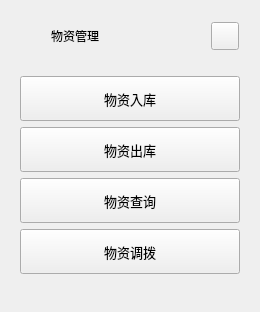
        <widget class="QFrame" name="extraLeftBoxthings">
         <property name="minimumSize">
          <size>
           <width>0</width>
           <height>0</height>
          </size>
         </property>
         <property name="maximumSize">
          <size>
           <width>0</width>
           <height>16777215</height>
          </size>
         </property>
         <property name="frameShape">
          <enum>QFrame::NoFrame</enum>
         </property>
         <property name="frameShadow">
          <enum>QFrame::Raised</enum>
         </property>
         <layout class="QVBoxLayout" name="verticalLayout_41">
          <item>
           <widget class="QFrame" name="extraTopBg_5">
            <property name="minimumSize">
             <size>
              <width>0</width>
              <height>50</height>
             </size>
            </property>
            <property name="maximumSize">
             <size>
              <width>16777215</width>
              <height>50</height>
             </size>
            </property>
            <property name="frameShape">
             <enum>QFrame::NoFrame</enum>
            </property>
            <property name="frameShadow">
             <enum>QFrame::Raised</enum>
            </property>
            <layout class="QVBoxLayout" name="verticalLayout_42">
             <property name="spacing">
              <number>0</number>
             </property>
             <property name="leftMargin">
              <number>0</number>
             </property>
             <property name="topMargin">
              <number>0</number>
             </property>
             <property name="rightMargin">
              <number>0</number>
             </property>
             <property name="bottomMargin">
              <number>0</number>
             </property>
             <item>
              <layout class="QGridLayout" name="extraTopLayout_5">
               <property name="leftMargin">
                <number>10</number>
               </property>
               <property name="rightMargin">
                <number>10</number>
               </property>
               <property name="horizontalSpacing">
                <number>10</number>
               </property>
               <property name="verticalSpacing">
                <number>0</number>
               </property>
               <item row="0" column="0">
                <widget class="QFrame" name="extraIcon_5">
                 <property name="minimumSize">
                  <size>
                   <width>20</width>
                   <height>0</height>
                  </size>
                 </property>
                 <property name="maximumSize">
                  <size>
                   <width>20</width>
                   <height>20</height>
                  </size>
                 </property>
                 <property name="frameShape">
                  <enum>QFrame::NoFrame</enum>
                 </property>
                 <property name="frameShadow">
                  <enum>QFrame::Raised</enum>
                 </property>
                </widget>
               </item>
               <item row="0" column="1">
                <widget class="QLabel" name="extraLabel_5">
                 <property name="minimumSize">
                  <size>
                   <width>150</width>
                   <height>0</height>
                  </size>
                 </property>
                 <property name="text">
                  <string>物资管理</string>
                 </property>
                </widget>
               </item>
               <item row="0" column="2">
                <widget class="QPushButton" name="extraCloseColumnBtn_5">
                 <property name="minimumSize">
                  <size>
                   <width>28</width>
                   <height>28</height>
                  </size>
                 </property>
                 <property name="maximumSize">
                  <size>
                   <width>28</width>
                   <height>28</height>
                  </size>
                 </property>
                 <property name="cursor">
                  <cursorShape>PointingHandCursor</cursorShape>
                 </property>
                 <property name="toolTip">
                  <string>Close left box</string>
                 </property>
                 <property name="text">
                  <string/>
                 </property>
                 <property name="icon">
                  <iconset resource="resources.qrc">
                   <normaloff>:/icons/images/icons/icon_close.png</normaloff>:/icons/images/icons/icon_close.png</iconset>
                 </property>
                 <property name="iconSize">
                  <size>
                   <width>20</width>
                   <height>20</height>
                  </size>
                 </property>
                </widget>
               </item>
              </layout>
             </item>
            </layout>
           </widget>
          </item>
          <item>
           <widget class="QFrame" name="extraContent_5">
            <property name="frameShape">
             <enum>QFrame::NoFrame</enum>
            </property>
            <property name="frameShadow">
             <enum>QFrame::Raised</enum>
            </property>
            <layout class="QVBoxLayout" name="verticalLayout_43">
             <property name="spacing">
              <number>0</number>
             </property>
             <property name="leftMargin">
              <number>0</number>
             </property>
             <property name="topMargin">
              <number>0</number>
             </property>
             <property name="rightMargin">
              <number>0</number>
             </property>
             <property name="bottomMargin">
              <number>0</number>
             </property>
             <item>
              <widget class="QFrame" name="extrathingsMenu">
               <property name="frameShape">
                <enum>QFrame::NoFrame</enum>
               </property>
               <property name="frameShadow">
                <enum>QFrame::Raised</enum>
               </property>
               <layout class="QVBoxLayout" name="verticalLayout_44">
                <item>
                 <layout class="QVBoxLayout" name="verticalLayout_45">
                  <item>
                   <widget class="QPushButton" name="btn_addthings">
                    <property name="sizePolicy">
                     <sizepolicy hsizetype="Expanding" vsizetype="Fixed">
                      <horstretch>0</horstretch>
                      <verstretch>0</verstretch>
                     </sizepolicy>
                    </property>
                    <property name="minimumSize">
                     <size>
                      <width>0</width>
                      <height>45</height>
                     </size>
                    </property>
                    <property name="font">
                     <font>
                      <family>Segoe UI</family>
                      <pointsize>10</pointsize>
                      <italic>false</italic>
                      <bold>false</bold>
                     </font>
                    </property>
                    <property name="cursor">
                     <cursorShape>PointingHandCursor</cursorShape>
                    </property>
                    <property name="layoutDirection">
                     <enum>Qt::LeftToRight</enum>
                    </property>
                    <property name="styleSheet">
                     <string notr="true">background-image: url(:/icons/images/icons/cil-share-boxed.png);</string>
                    </property>
                    <property name="text">
                     <string>物资入库</string>
                    </property>
                   </widget>
                  </item>
                  <item>
                   <widget class="QPushButton" name="btn_outthings">
                    <property name="sizePolicy">
                     <sizepolicy hsizetype="Expanding" vsizetype="Fixed">
                      <horstretch>0</horstretch>
                      <verstretch>0</verstretch>
                     </sizepolicy>
                    </property>
                    <property name="minimumSize">
                     <size>
                      <width>0</width>
                      <height>45</height>
                     </size>
                    </property>
                    <property name="font">
                     <font>
                      <family>Segoe UI</family>
                      <pointsize>10</pointsize>
                      <italic>false</italic>
                      <bold>false</bold>
                     </font>
                    </property>
                    <property name="cursor">
                     <cursorShape>PointingHandCursor</cursorShape>
                    </property>
                    <property name="layoutDirection">
                     <enum>Qt::LeftToRight</enum>
                    </property>
                    <property name="styleSheet">
                     <string notr="true">background-image: url(:/icons/images/icons/cil-equalizer.png);</string>
                    </property>
                    <property name="text">
                     <string>物资出库</string>
                    </property>
                   </widget>
                  </item>
                  <item>
                   <widget class="QPushButton" name="btn_querythings">
                    <property name="sizePolicy">
                     <sizepolicy hsizetype="Expanding" vsizetype="Fixed">
                      <horstretch>0</horstretch>
                      <verstretch>0</verstretch>
                     </sizepolicy>
                    </property>
                    <property name="minimumSize">
                     <size>
                      <width>0</width>
                      <height>45</height>
                     </size>
                    </property>
                    <property name="font">
                     <font>
                      <family>Segoe UI</family>
                      <pointsize>10</pointsize>
                      <italic>false</italic>
                      <bold>false</bold>
                     </font>
                    </property>
                    <property name="cursor">
                     <cursorShape>PointingHandCursor</cursorShape>
                    </property>
                    <property name="layoutDirection">
                     <enum>Qt::LeftToRight</enum>
                    </property>
                    <property name="styleSheet">
                     <string notr="true">background-image: url(:/icons/images/icons/cil-layers.png);</string>
                    </property>
                    <property name="text">
                     <string>物资查询</string>
                    </property>
                   </widget>
                  </item>
                  <item>
                   <widget class="QPushButton" name="btn_changethings">
                    <property name="sizePolicy">
                     <sizepolicy hsizetype="Expanding" vsizetype="Fixed">
                      <horstretch>0</horstretch>
                      <verstretch>0</verstretch>
                     </sizepolicy>
                    </property>
                    <property name="minimumSize">
                     <size>
                      <width>0</width>
                      <height>45</height>
                     </size>
                    </property>
                    <property name="font">
                     <font>
                      <family>Segoe UI</family>
                      <pointsize>10</pointsize>
                      <italic>false</italic>
                      <bold>false</bold>
                     </font>
                    </property>
                    <property name="cursor">
                     <cursorShape>PointingHandCursor</cursorShape>
                    </property>
                    <property name="layoutDirection">
                     <enum>Qt::LeftToRight</enum>
                    </property>
                    <property name="styleSheet">
                     <string notr="true">background-image: url(:/icons/images/icons/cil-layers.png);</string>
                    </property>
                    <property name="text">
                     <string>物资调拨</string>
                    </property>
                   </widget>
                  </item>
                 </layout>
                </item>
               </layout>
              </widget>
             </item>
             <item>
              <widget class="QFrame" name="extraCenter_5">
               <property name="frameShape">
                <enum>QFrame::NoFrame</enum>
               </property>
               <property name="frameShadow">
                <enum>QFrame::Raised</enum>
               </property>
               <layout class="QVBoxLayout" name="verticalLayout_46"/>
              </widget>
             </item>
             <item>
              <widget class="QFrame" name="extraBottom_5">
               <property name="frameShape">
                <enum>QFrame::NoFrame</enum>
               </property>
               <property name="frameShadow">
                <enum>QFrame::Raised</enum>
               </property>
              </widget>
             </item>
            </layout>
           </widget>
          </item>
         </layout>
        </widget>
